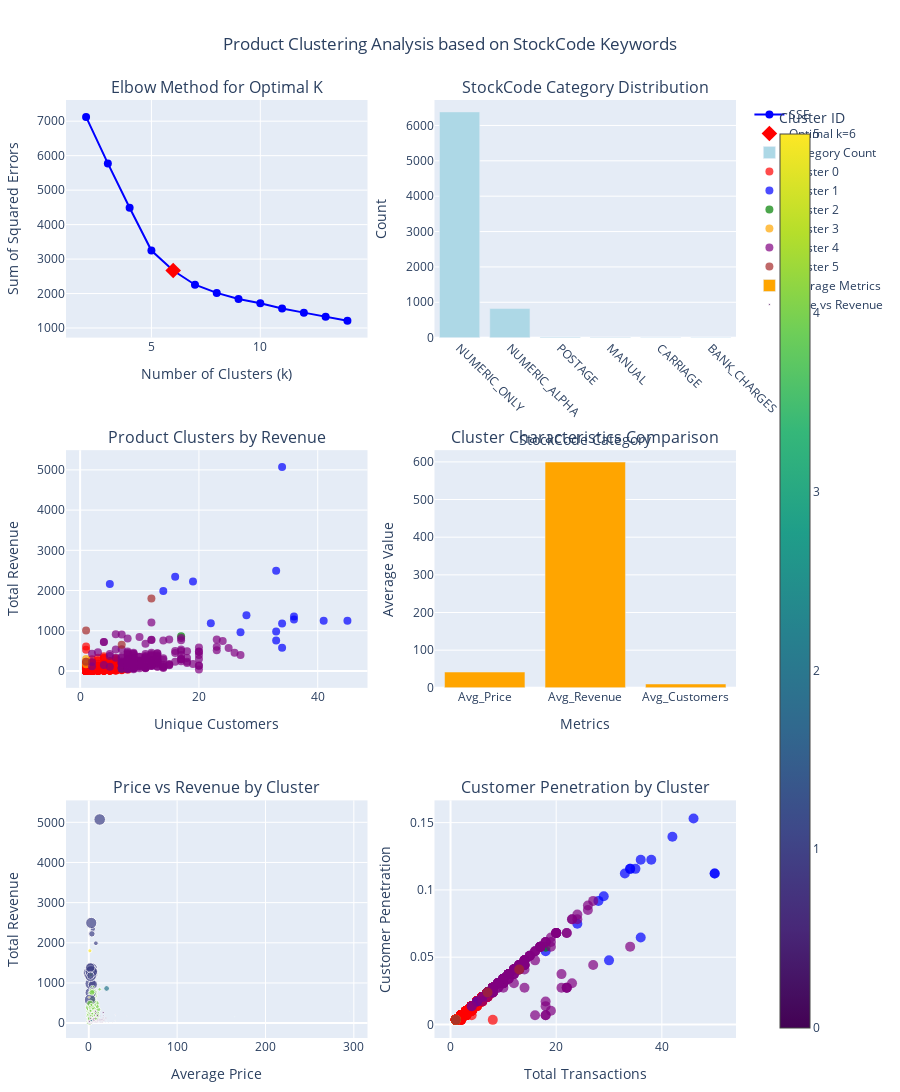

Notebook code cell kept with this figure:
### Code cell
# Product Clustering Visualization and Analysis

# Create comprehensive visualization
fig = make_subplots(
    rows=3, cols=2,
    subplot_titles=(
        'Elbow Method for Optimal K', 'StockCode Category Distribution',
        'Product Clusters by Revenue', 'Cluster Characteristics Comparison',
        'Price vs Revenue by Cluster', 'Customer Penetration by Cluster'
    ),
    specs=[[{"type": "scatter"}, {"type": "bar"}],
           [{"type": "scatter"}, {"type": "bar"}],
           [{"type": "scatter"}, {"type": "scatter"}]],
    vertical_spacing=0.12,
    horizontal_spacing=0.1
)

# 1. Elbow Method
fig.add_trace(
    go.Scatter(x=list(k_range_products), y=sse_products, mode='lines+markers',
               marker=dict(color='blue', size=8), line=dict(width=2),
               name='SSE'),
    row=1, col=1
)

# Mark optimal k
fig.add_trace(
    go.Scatter(x=[optimal_k_products], y=[sse_products[optimal_k_products-2]], 
               mode='markers', marker=dict(color='red', size=12, symbol='diamond'),
               name=f'Optimal k={optimal_k_products}'),
    row=1, col=1
)

# 2. StockCode Category Distribution
category_counts = df['StockCode_Category'].value_counts()
fig.add_trace(
    go.Bar(x=category_counts.index, y=category_counts.values,
           marker_color='lightblue', name='Category Count'),
    row=1, col=2
)

# 3. Product Clusters by Revenue
cluster_colors = ['red', 'blue', 'green', 'orange', 'purple', 'brown', 'pink', 'gray', 'olive', 'cyan']
for cluster_id in sorted(product_features_encoded['Product_Cluster'].unique()):
    cluster_data = product_features_encoded[product_features_encoded['Product_Cluster'] == cluster_id]
    
    fig.add_trace(
        go.Scatter(
            x=cluster_data['Unique_Customers'],
            y=cluster_data['Total_Revenue'],
            mode='markers',
            marker=dict(
                color=cluster_colors[cluster_id % len(cluster_colors)],
                size=8,
                opacity=0.7
            ),
            name=f'Cluster {cluster_id}',
            text=cluster_data['StockCode_Category'],
            hovertemplate='<b>%{text}</b><br>Customers: %{x}<br>Revenue: %{y}<extra></extra>'
        ),
        row=2, col=1
    )

# 4. Cluster Characteristics Comparison
metrics = ['Avg_Price', 'Avg_Revenue', 'Avg_Customers']
cluster_means = []

for metric in metrics:
    cluster_means.append(cluster_analysis_products_df[metric].mean())

fig.add_trace(
    go.Bar(x=metrics, y=cluster_means, marker_color='orange',
           name='Average Metrics'),
    row=2, col=2
)

# 5. Price vs Revenue by Cluster
fig.add_trace(
    go.Scatter(
        x=product_features_encoded['Avg_Price'],
        y=product_features_encoded['Total_Revenue'],
        mode='markers',
        marker=dict(
            color=product_features_encoded['Product_Cluster'],
            colorscale='Viridis',
            size=product_features_encoded['Customer_Penetration']*100,
            showscale=True,
            colorbar=dict(title="Cluster ID", x=1.05)
        ),
        text=product_features_encoded['StockCode_Category'],
        name='Price vs Revenue'
    ),
    row=3, col=1
)

# 6. Customer Penetration by Cluster
for cluster_id in sorted(product_features_encoded['Product_Cluster'].unique()):
    cluster_data = product_features_encoded[product_features_encoded['Product_Cluster'] == cluster_id]
    
    fig.add_trace(
        go.Scatter(
            x=cluster_data['Total_Transactions'],
            y=cluster_data['Customer_Penetration'],
            mode='markers',
            marker=dict(
                color=cluster_colors[cluster_id % len(cluster_colors)],
                size=10,
                opacity=0.7
            ),
            name=f'Cluster {cluster_id} Penetration',
            showlegend=False
        ),
        row=3, col=2
    )

# Update layout
fig.update_layout(
    height=1400,
    title_text="Product Clustering Analysis based on StockCode Keywords",
    title_x=0.5,
    showlegend=True,
    margin=dict(t=100, b=50, l=50, r=50)
)

# Update axes labels
fig.update_xaxes(title_text="Number of Clusters (k)", row=1, col=1)
fig.update_yaxes(title_text="Sum of Squared Errors", row=1, col=1)
fig.update_xaxes(title_text="StockCode Category", row=1, col=2)
fig.update_yaxes(title_text="Count", row=1, col=2)
fig.update_xaxes(title_text="Unique Customers", row=2, col=1)
fig.update_yaxes(title_text="Total Revenue", row=2, col=1)
fig.update_xaxes(title_text="Metrics", row=2, col=2)
fig.update_yaxes(title_text="Average Value", row=2, col=2)
fig.update_xaxes(title_text="Average Price", row=3, col=1)
fig.update_yaxes(title_text="Total Revenue", row=3, col=1)
fig.update_xaxes(title_text="Total Transactions", row=3, col=2)
fig.update_yaxes(title_text="Customer Penetration", row=3, col=2)

# Rotate x-axis labels for category distribution
fig.update_xaxes(tickangle=45, row=1, col=2)

fig.show()

# Additional analysis - StockCode category distribution by cluster
category_cluster_analysis = df.groupby(['Product_Cluster', 'StockCode_Category']).size().unstack(fill_value=0)
display(category_cluster_analysis)

# Cluster performance metrics
performance_metrics = product_features_encoded.groupby('Product_Cluster').agg({
    'Total_Revenue': ['mean', 'sum'],
    'Unique_Customers': 'mean',
    'Customer_Penetration': 'mean',
    'Avg_Price': 'mean'
}).round(2)

performance_metrics.columns = ['Avg_Revenue_Per_Product', 'Total_Cluster_Revenue', 
                              'Avg_Customers_Per_Product', 'Avg_Customer_Penetration', 
                              'Avg_Product_Price']

display(performance_metrics)

### Figure 1 — Plotly figure (JSON) as saved in the notebook; plotly's stock layout.template omitted (floating-point values rounded to 4 significant figures; data arrays with more than 128 entries replaced by an {"elided": "..."} marker saying what was removed)
{"data": [{"line": {"width": 2}, "marker": {"color": "blue", "size": 8}, "mode": "lines+markers", "name": "SSE", "type": "scatter", "x": [2, 3, 4, 5, 6, 7, 8, 9, 10, 11, 12, 13, 14], "xaxis": "x", "y": [7125.0, 5774.0, 4488.0, 3248.0, 2669.0, 2256.0, 2019.0, 1840.0, 1718.0, 1568.0, 1446.0, 1330.0, 1211.0], "yaxis": "y"}, {"marker": {"color": "red", "size": 12, "symbol": "diamond"}, "mode": "markers", "name": "Optimal k=6", "type": "scatter", "x": [6], "xaxis": "x", "y": [2669.0], "yaxis": "y"}, {"marker": {"color": "lightblue"}, "name": "Category Count", "type": "bar", "x": ["NUMERIC_ONLY", "NUMERIC_ALPHA", "POSTAGE", "MANUAL", "CARRIAGE", "BANK_CHARGES"], "xaxis": "x2", "y": [6384, 822, 18, 9, 1, 1], "yaxis": "y2"}, {"hovertemplate": "<b>%{text}</b><br>Customers: %{x}<br>Revenue: %{y}<extra></extra>", "marker": {"color": "red", "opacity": 0.7, "size": 8}, "mode": "markers", "name": "Cluster 0", "text": {"elided": "1428 str values"}, "type": "scatter", "x": {"elided": "1428 int values"}, "xaxis": "x3", "y": {"elided": "1428 float values"}, "yaxis": "y3"}, {"hovertemplate": "<b>%{text}</b><br>Customers: %{x}<br>Revenue: %{y}<extra></extra>", "marker": {"color": "blue", "opacity": 0.7, "size": 8}, "mode": "markers", "name": "Cluster 1", "text": ["NUMERIC_ONLY", "NUMERIC_ONLY", "NUMERIC_ONLY", "NUMERIC_ONLY", "NUMERIC_ONLY", "NUMERIC_ONLY", "NUMERIC_ONLY", "NUMERIC_ONLY", "NUMERIC_ONLY", "NUMERIC_ONLY", "NUMERIC_ONLY", "NUMERIC_ONLY", "NUMERIC_ONLY", "NUMERIC_ALPHA", "NUMERIC_ONLY", "NUMERIC_ALPHA", "NUMERIC_ALPHA"], "type": "scatter", "x": [5, 36, 34, 33, 33, 14, 27, 45, 41, 34, 36, 34, 16, 19, 28, 22, 33], "xaxis": "x3", "y": [2160.0, 1353.0, 5070.0, 755.1, 981.3, 1989.0, 961.7, 1248.0, 1246.0, 1178.0, 1282.0, 577.1, 2345.0, 2223.0, 1383.0, 1184.0, 2495.0], "yaxis": "y3"}, {"hovertemplate": "<b>%{text}</b><br>Customers: %{x}<br>Revenue: %{y}<extra></extra>", "marker": {"color": "green", "opacity": 0.7, "size": 8}, "mode": "markers", "name": "Cluster 2", "text": ["MANUAL", "POSTAGE"], "type": "scatter", "x": [7, 17], "xaxis": "x3", "y": [62.86, 863.0], "yaxis": "y3"}, {"hovertemplate": "<b>%{text}</b><br>Customers: %{x}<br>Revenue: %{y}<extra></extra>", "marker": {"color": "orange", "opacity": 0.7, "size": 8}, "mode": "markers", "name": "Cluster 3", "text": ["NUMERIC_ONLY", "NUMERIC_ONLY"], "type": "scatter", "x": [1, 1], "xaxis": "x3", "y": [295.0, 165.0], "yaxis": "y3"}, {"hovertemplate": "<b>%{text}</b><br>Customers: %{x}<br>Revenue: %{y}<extra></extra>", "marker": {"color": "purple", "opacity": 0.7, "size": 8}, "mode": "markers", "name": "Cluster 4", "text": {"elided": "218 str values"}, "type": "scatter", "x": {"elided": "218 int values"}, "xaxis": "x3", "y": {"elided": "218 float values"}, "yaxis": "y3"}, {"hovertemplate": "<b>%{text}</b><br>Customers: %{x}<br>Revenue: %{y}<extra></extra>", "marker": {"color": "brown", "opacity": 0.7, "size": 8}, "mode": "markers", "name": "Cluster 5", "text": ["NUMERIC_ALPHA", "NUMERIC_ONLY", "NUMERIC_ONLY", "NUMERIC_ONLY"], "type": "scatter", "x": [1, 12, 7, 1], "xaxis": "x3", "y": [230.4, 1800.0, 648.5, 1003.0], "yaxis": "y3"}, {"marker": {"color": "orange"}, "name": "Average Metrics", "type": "bar", "x": ["Avg_Price", "Avg_Revenue", "Avg_Customers"], "xaxis": "x4", "y": [41.93, 599.5, 10.14], "yaxis": "y4"}, {"marker": {"color": {"elided": "1671 int values"}, "colorbar": {"title": {"text": "Cluster ID"}, "x": 1.05}, "colorscale": [[0, "#440154"], [0.1111, "#482878"], [0.2222, "#3e4989"], [0.3333, "#31688e"], [0.4444, "#26828e"], [0.5556, "#1f9e89"], [0.6667, "#35b779"], [0.7778, "#6ece58"], [0.8889, "#b5de2b"], [1, "#fde725"]], "showscale": true, "size": {"elided": "1671 float values"}}, "mode": "markers", "name": "Price vs Revenue", "text": {"elided": "1671 str values"}, "type": "scatter", "x": {"elided": "1671 float values"}, "xaxis": "x5", "y": {"elided": "1671 float values"}, "yaxis": "y5"}, {"marker": {"color": "red", "opacity": 0.7, "size": 10}, "mode": "markers", "name": "Cluster 0 Penetration", "showlegend": false, "type": "scatter", "x": {"elided": "1428 int values"}, "xaxis": "x6", "y": {"elided": "1428 float values"}, "yaxis": "y6"}, {"marker": {"color": "blue", "opacity": 0.7, "size": 10}, "mode": "markers", "name": "Cluster 1 Penetration", "showlegend": false, "type": "scatter", "x": [5, 38, 34, 33, 50, 30, 28, 46, 42, 35, 36, 34, 18, 36, 29, 24, 50], "xaxis": "x6", "y": [0.01701, 0.1224, 0.1156, 0.1122, 0.1122, 0.04762, 0.09184, 0.1531, 0.1395, 0.1156, 0.1224, 0.1156, 0.05442, 0.06463, 0.09524, 0.07483, 0.1122], "yaxis": "y6"}, {"marker": {"color": "green", "opacity": 0.7, "size": 10}, "mode": "markers", "name": "Cluster 2 Penetration", "showlegend": false, "type": "scatter", "x": [7, 18], "xaxis": "x6", "y": [0.02381, 0.05782], "yaxis": "y6"}, {"marker": {"color": "orange", "opacity": 0.7, "size": 10}, "mode": "markers", "name": "Cluster 3 Penetration", "showlegend": false, "type": "scatter", "x": [1, 1], "xaxis": "x6", "y": [0.003401, 0.003401], "yaxis": "y6"}, {"marker": {"color": "purple", "opacity": 0.7, "size": 10}, "mode": "markers", "name": "Cluster 4 Penetration", "showlegend": false, "type": "scatter", "x": {"elided": "218 int values"}, "xaxis": "x6", "y": {"elided": "218 float values"}, "yaxis": "y6"}, {"marker": {"color": "brown", "opacity": 0.7, "size": 10}, "mode": "markers", "name": "Cluster 5 Penetration", "showlegend": false, "type": "scatter", "x": [1, 13, 7, 1], "xaxis": "x6", "y": [0.003401, 0.04082, 0.02381, 0.003401], "yaxis": "y6"}], "layout": {"annotations": [{"font": {"size": 16}, "showarrow": false, "text": "Elbow Method for Optimal K", "x": 0.225, "xanchor": "center", "xref": "paper", "y": 1, "yanchor": "bottom", "yref": "paper"}, {"font": {"size": 16}, "showarrow": false, "text": "StockCode Category Distribution", "x": 0.775, "xanchor": "center", "xref": "paper", "y": 1, "yanchor": "bottom", "yref": "paper"}, {"font": {"size": 16}, "showarrow": false, "text": "Product Clusters by Revenue", "x": 0.225, "xanchor": "center", "xref": "paper", "y": 0.6267, "yanchor": "bottom", "yref": "paper"}, {"font": {"size": 16}, "showarrow": false, "text": "Cluster Characteristics Comparison", "x": 0.775, "xanchor": "center", "xref": "paper", "y": 0.6267, "yanchor": "bottom", "yref": "paper"}, {"font": {"size": 16}, "showarrow": false, "text": "Price vs Revenue by Cluster", "x": 0.225, "xanchor": "center", "xref": "paper", "y": 0.2533, "yanchor": "bottom", "yref": "paper"}, {"font": {"size": 16}, "showarrow": false, "text": "Customer Penetration by Cluster", "x": 0.775, "xanchor": "center", "xref": "paper", "y": 0.2533, "yanchor": "bottom", "yref": "paper"}], "height": 1400, "margin": {"b": 50, "l": 50, "r": 50, "t": 100}, "showlegend": true, "title": {"text": "Product Clustering Analysis based on StockCode Keywords", "x": 0.5}, "xaxis": {"anchor": "y", "domain": [0, 0.45], "title": {"text": "Number of Clusters (k)"}}, "xaxis2": {"anchor": "y2", "domain": [0.55, 1], "tickangle": 45, "title": {"text": "StockCode Category"}}, "xaxis3": {"anchor": "y3", "domain": [0, 0.45], "title": {"text": "Unique Customers"}}, "xaxis4": {"anchor": "y4", "domain": [0.55, 1], "title": {"text": "Metrics"}}, "xaxis5": {"anchor": "y5", "domain": [0, 0.45], "title": {"text": "Average Price"}}, "xaxis6": {"anchor": "y6", "domain": [0.55, 1], "title": {"text": "Total Transactions"}}, "yaxis": {"anchor": "x", "domain": [0.7467, 1], "title": {"text": "Sum of Squared Errors"}}, "yaxis2": {"anchor": "x2", "domain": [0.7467, 1], "title": {"text": "Count"}}, "yaxis3": {"anchor": "x3", "domain": [0.3733, 0.6267], "title": {"text": "Total Revenue"}}, "yaxis4": {"anchor": "x4", "domain": [0.3733, 0.6267], "title": {"text": "Average Value"}}, "yaxis5": {"anchor": "x5", "domain": [0, 0.2533], "title": {"text": "Total Revenue"}}, "yaxis6": {"anchor": "x6", "domain": [0, 0.2533], "title": {"text": "Customer Penetration"}}}}
